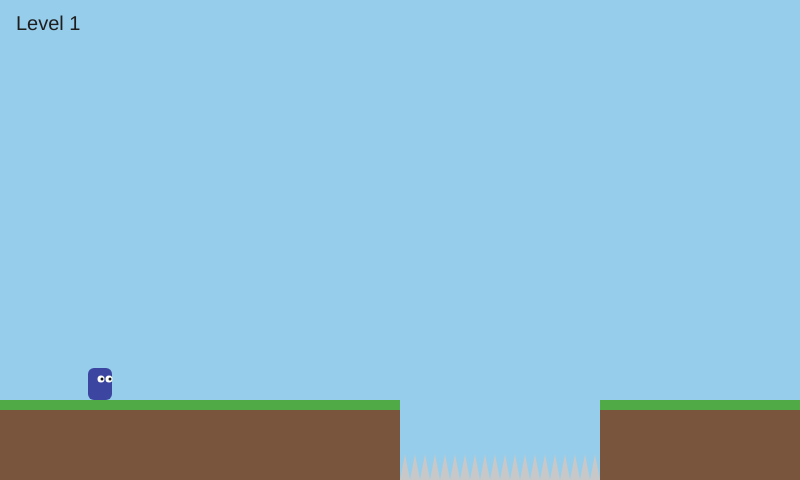
Frame 1 (no input)
Frame 60 (no input): identical to frame 1, image omitted
Frame 120 (the mouse pressed at the canvas centre since frame 60): identical to frame 1, image omitted

The p5.js sketch that drew this single still picture (run headless with seeded random() and noise() and a simulated clock; from frame 60 on, the mouse is pressed at the canvas centre):

// p5.js sketch
// ── sketch.js
const tileSize = 40;

const world = {
	pull: 0.5,
	lavaRise: 1.5
};

const levels = [
	{
		name: "Level 1",
		map: [
			"..............................",
			"..............................",
			"..............................",
			"..............................",
			"..............................",
			"..............................",
			"..............................",
			"..............................",
			"..............................",
			"..P........................G..",
			"##########.....###############",
			"##########^^^^^###############"
		]
	},
	{
		name: "Level 2",
		map: [
			"..............................",
			"..............................",
			"..............................",
			"..............................",
			"..............................",
			"..............................",
			"..............######..........",
			"..............######..........",
			"..............######..........",
			"..P...........######.......G..",
			"##############################",
			"##############################"
		]
	},
	{
		name: "Level 3",
		lava: true,
		map: [
			"...............###..",
			"...............#G#..",
			"...............#####",
			"....................",
			"....................",
			"........#####.......",
			"....................",
			"....................",
			"....................",
			"#####...............",
			"....................",
			"....................",
			"....................",
			".......####.........",
			"....................",
			"....................",
			"....................",
			"...............#####",
			"....................",
			"....................",
			"....................",
			"........#####.......",
			"....................",
			"....................",
			"..P.................",
			"####################"
		]
	},
	{
		name: "Level 4",
		dark: true,
		map: caveMap(230)
	}
];

const caveSize = { width: 2880, height: 1280 };

let currentLevel = 0;
let level;
let player;
let deaths = 0;
let lavaY = 0;
let levelFrame = 0;
let jumpBuffer = 0;
let finishTimer = 0;
let cheatWarning = 0;
let spores = [];
let caveRocks = [];
let caveTime = 0;
let caveStartX = 0;
const camera = { x: 0, y: 0 };
const keysDown = new Set();

function setup() {
	createCanvas(800, 480);
	loadLevel(0);
}

function draw() {
	if (finishTimer > 0) {
		finishTimer--;
		if (finishTimer === 0) {
			loadLevel(currentLevel + 1);
		}
	} else {
		fairPlay();
		updatePlayer();
		updateLava();
		checkTiles();
	}

	if (level.dark) {
		updateCave();
	}

	updateCamera(false);
	drawWorld();
	drawHud();
}

function caveMap(length) {
	const rows = [];
	for (let row = 0; row < 12; row++) {
		let line = "";
		for (let column = 0; column < length; column++) {
			if (row === 0 || row >= 10 || column === 0 || column === length - 1) {
				line += "#";
			} else if (row === 9 && column === 2) {
				line += "P";
			} else if (row === 9 && column % 23 === 11) {
				line += "#";
			} else {
				line += ".";
			}
		}
		rows.push(line);
	}
	return rows;
}

function createPlayer(x, y) {
	return {
		x: x,
		y: y,
		width: 24,
		height: 32,
		velocityX: 0,
		velocityY: 0,
		onGround: false,
		coyote: 0,
		facing: 1,
		speed: 3,
		jumpHeight: 8
	};
}

function loadLevel(index) {
	if (index !== currentLevel) {
		deaths = 0;
	}
	currentLevel = index;

	const data = levels[index];
	level = {
		name: data.name,
		map: data.map,
		lava: data.lava === true,
		dark: data.dark === true,
		columns: data.map[0].length,
		rows: data.map.length
	};

	for (let row = 0; row < level.rows; row++) {
		const column = level.map[row].indexOf("P");
		if (column >= 0) {
			player = createPlayer(column * tileSize + (tileSize - 24) / 2, (row + 1) * tileSize - 32);
		}
	}

	lavaY = level.rows * tileSize + 40;
	levelFrame = 0;
	jumpBuffer = 0;
	finishTimer = 0;
	updateCamera(true);

	if (level.dark && spores.length === 0) {
		startCave();
	}
}

function fairPlay() {
	if (currentLevel === 0) {
		return;
	}
	if (player.speed !== 3 || player.jumpHeight !== 8 || world.pull !== 0.5) {
		player.speed = 3;
		player.jumpHeight = 8;
		world.pull = 0.5;
		cheatWarning = 180;
	}
}

function die() {
	deaths++;
	loadLevel(currentLevel);
}

function isHeld(...names) {
	return names.some(name => keysDown.has(name));
}

function keyPressed() {
	keysDown.add(key.toLowerCase());

	if (key === "ArrowUp" || key === " " || key === "w" || key === "W") {
		jumpBuffer = 6;
	}
	if (key === "r" || key === "R") {
		loadLevel(currentLevel);
	}
	return false;
}

function keyReleased() {
	keysDown.delete(key.toLowerCase());

	if (key === "ArrowUp" || key === " " || key === "w" || key === "W") {
		if (player.velocityY < 0) {
			player.velocityY *= 0.5;
		}
	}
	return false;
}
function updatePlayer() {
	levelFrame++;

	let direction = 0;
	if (isHeld("arrowleft", "a")) {
		direction--;
	}
	if (isHeld("arrowright", "d")) {
		direction++;
	}
	if (direction !== 0) {
		player.facing = direction;
	}
	player.velocityX = direction * player.speed;

	player.coyote = player.onGround ? 6 : player.coyote - 1;
	if (jumpBuffer > 0) {
		jumpBuffer--;
		if (player.coyote > 0) {
			player.velocityY = -player.jumpHeight;
			player.coyote = 0;
			jumpBuffer = 0;
		}
	}
	player.velocityY += world.pull;

	player.onGround = false;
	const steps = max(1, ceil(max(abs(player.velocityX), abs(player.velocityY)) / 4));
	for (let step = 0; step < steps; step++) {
		moveHorizontal(player.velocityX / steps);
		moveVertical(player.velocityY / steps);
	}
}

function moveHorizontal(distance) {
	if (distance === 0) {
		return;
	}
	player.x += distance;

	if (touchesTile(player.x, player.y, player.width, player.height, "#")) {
		if (distance > 0) {
			player.x = floor((player.x + player.width) / tileSize) * tileSize - player.width;
		} else {
			player.x = (floor(player.x / tileSize) + 1) * tileSize;
		}
		player.velocityX = 0;
	}
}

function moveVertical(distance) {
	if (distance === 0) {
		return;
	}
	player.y += distance;

	if (touchesTile(player.x, player.y, player.width, player.height, "#")) {
		if (distance > 0) {
			player.y = floor((player.y + player.height) / tileSize) * tileSize - player.height;
			player.onGround = true;
		} else {
			player.y = (floor(player.y / tileSize) + 1) * tileSize;
		}
		player.velocityY = 0;
	}
}

function tileAt(column, row) {
	if (column < 0 || column >= level.columns) {
		return "#";
	}
	if (row < 0 || row >= level.rows) {
		return ".";
	}
	return level.map[row][column];
}

function touchesTile(x, y, w, h, type) {
	const firstColumn = floor(x / tileSize);
	const lastColumn = floor((x + w - 0.01) / tileSize);
	const firstRow = floor(y / tileSize);
	const lastRow = floor((y + h - 0.01) / tileSize);

	for (let row = firstRow; row <= lastRow; row++) {
		for (let column = firstColumn; column <= lastColumn; column++) {
			if (tileAt(column, row) === type) {
				return true;
			}
		}
	}
	return false;
}

function updateLava() {
	if (level.lava && levelFrame > 120) {
		lavaY -= world.lavaRise;
	}
}

function checkTiles() {
	if (player.y > level.rows * tileSize + 100) {
		die();
	} else if (touchesTile(player.x + 4, player.y + 8, player.width - 8, player.height - 8, "^")) {
		die();
	} else if (level.lava && player.y + player.height > lavaY + 6) {
		die();
	} else if (touchesTile(player.x, player.y, player.width, player.height, "G")) {
		finishTimer = 60;
	}
}

function updateCamera(instant) {
	const worldWidth = level.columns * tileSize;
	const worldHeight = level.rows * tileSize;
	const targetX = constrain(player.x + player.width / 2 - width / 2, 0, max(0, worldWidth - width));
	const targetY = min(player.y + player.height / 2 - height / 2, worldHeight - height);

	if (instant) {
		camera.x = targetX;
		camera.y = targetY;
	} else {
		camera.x = lerp(camera.x, targetX, 0.15);
		camera.y = lerp(camera.y, targetY, 0.15);
	}
}

function drawWorld() {
	if (level.dark) {
		background(10, 8, 14);
	} else {
		background(150, 205, 235);
	}

	push();
	translate(-round(camera.x), -round(camera.y));

	const firstColumn = floor(camera.x / tileSize);
	const lastColumn = floor((camera.x + width) / tileSize);
	const firstRow = floor(camera.y / tileSize);
	const lastRow = floor((camera.y + height) / tileSize);

	noStroke();
	for (let row = max(0, firstRow); row <= min(level.rows - 1, lastRow); row++) {
		for (let column = max(0, firstColumn); column <= min(level.columns - 1, lastColumn); column++) {
			drawTile(tileAt(column, row), column * tileSize, row * tileSize, tileAt(column, row - 1));
		}
	}

	if (level.lava) {
		drawLava();
	}
	drawPlayer();
	pop();

	if (level.dark) {
		drawDarkness();
		drawSpores();
	}
}

function drawTile(type, x, y, typeAbove) {
	if (type === "#") {
		if (level.dark) {
			fill(34, 30, 40);
			rect(x, y, tileSize, tileSize);
			fill(48, 42, 56);
			rect(x + 2, y + 2, tileSize - 4, tileSize - 4);
		} else {
			fill(120, 85, 60);
			rect(x, y, tileSize, tileSize);
			if (typeAbove !== "#") {
				fill(80, 170, 70);
				rect(x, y, tileSize, 10);
			}
		}
	} else if (type === "^") {
		fill(200);
		for (let i = 0; i < 4; i++) {
			triangle(x + i * 10, y + tileSize, x + i * 10 + 5, y + 14, x + i * 10 + 10, y + tileSize);
		}
	} else if (type === "G") {
		fill(90);
		rect(x + 8, y - 30, 4, tileSize + 30);
		fill(240, 70, 70);
		triangle(x + 12, y - 30, x + 36, y - 20, x + 12, y - 10);
	}
}

function drawLava() {
	fill(235, 90, 30);
	beginShape();
	vertex(camera.x - 10, camera.y + height + 10);
	for (let x = camera.x - 1; x <= camera.x + width + 10; x += 20) {
		vertex(x, lavaY + sin(x * 0.05 + frameCount * 0.1) * 5);
	}
	vertex(camera.x + width + 10, camera.y + height + 10);
	endShape(CLOSE);
}
function drawPlayer() {
	fill(level.dark ? color(220, 220, 255) : color(60, 70, 160));
	rect(player.x, player.y, player.width, player.height, 6);

	fill(255);
	const eyeX = player.x + player.width / 2 + player.facing * 5;
	circle(eyeX - 4, player.y + 11, 7);
	circle(eyeX + 4, player.y + 11, 7);
	fill(20);
	circle(eyeX - 4 + player.facing, player.y + 11, 3);
	circle(eyeX + 4 + player.facing, player.y + 11, 3);
}

function drawDarkness() {
	const lightX = player.x + player.width / 2 - round(camera.x);
	const lightY = player.y + player.height / 2 - round(camera.y);
	const gradient = drawingContext.createRadialGradient(lightX, lightY, 30, lightX, lightY, 160);
	gradient.addColorStop(0, "rgba(0, 0, 0, 0)");
	gradient.addColorStop(1, "rgba(0, 0, 0, 0.92)");
	drawingContext.fillStyle = gradient;
	drawingContext.fillRect(0, 0, width, height);
}

function drawHud() {
	noStroke();
	textSize(20);
	textAlign(LEFT, TOP);
	fill(level.dark ? 200 : 30);
	text(level.name, 16, 14);

	if (!level.dark && deaths > 0) {
		textAlign(RIGHT, TOP);
		text("Doodgegaan: " + deaths, width - 16, 14);
	}

	textAlign(CENTER, TOP);
	textSize(16);
	if (cheatWarning > 0) {
		cheatWarning--;
		fill(200, 30, 30);
		text("Valsspeler gedetecteerd! Waarden teruggezet.", width / 2, 44);
	} else if (currentLevel === 0 && deaths >= 5) {
		text("Dit lijkt onmogelijk... of toch niet?", width / 2, 44);
	} else if (currentLevel === 2 && player.y < 3 * tileSize) {
		text("Sommige deuren hebben geen sleutel.", width / 2, 44);
	} else if (level.dark) {
		text("De grot onthoudt alles... loop langzaam.", width / 2, 44);
	}

	if (finishTimer > 0) {
		textAlign(CENTER, CENTER);
		textSize(48);
		fill(30);
		text("Gehaald!", width / 2, height / 2);
	}
}

function startCave() {
	const next = randomStream(caveMemory[0]);
	caveRocks = createCaveRocks(next);
	const count = (caveMemory[1] ^ next()) >>> 0;

	spores = [];
	for (let i = 0; i < count; i++) {
		const position = (caveMemory[2 + i * 2] ^ next()) >>> 0;
		const motion = (caveMemory[3 + i * 2] ^ next()) >>> 0;
		spores.push({
			x: position & 0xffff,
			y: position >>> 16,
			velocityX: (motion & 0xff) - 128,
			velocityY: ((motion >>> 8) & 0xff) - 128,
			red: random(200, 255),
			green: random(150, 220),
			blue: random(60, 140)
		});
	}

	caveTime = 0;
	caveStartX = player.x;
}

function createCaveRocks(next) {
	const rocks = [];
	for (let i = 0; i < 12; i++) {
		const w = (20 + next() % 40) * 4;
		const h = (20 + next() % 40) * 4;
		rocks.push({
			x: next() % (caveSize.width - w),
			y: next() % (caveSize.height - h),
			w: w,
			h: h
		});
	}
	return rocks;
}

function sporeBlocked(x, y) {
	if (x < 0 || y < 0 || x >= caveSize.width || y >= caveSize.height) {
		return true;
	}
	for (const rock of caveRocks) {
		if (x >= rock.x && x < rock.x + rock.w && y >= rock.y && y < rock.y + rock.h) {
			return true;
		}
	}
	return false;
}

function stepSporeX(spore) {
	const x = spore.x + spore.velocityX;
	if (sporeBlocked(x, spore.y)) {
		spore.velocityX = -spore.velocityX;
	} else {
		spore.x = x;
	}
}

function stepSporeY(spore) {
	const y = spore.y + spore.velocityY;
	if (sporeBlocked(spore.x, y)) {
		spore.velocityY = -spore.velocityY;
	} else {
		spore.y = y;
	}
}

function tickCave(forward) {
	for (const spore of spores) {
		if (forward) {
			stepSporeX(spore);
			stepSporeY(spore);
		} else {
			spore.velocityX = -spore.velocityX;
			spore.velocityY = -spore.velocityY;
			stepSporeY(spore);
			stepSporeX(spore);
			spore.velocityX = -spore.velocityX;
			spore.velocityY = -spore.velocityY;
		}
	}
}

function updateCave() {
	const target = max(0, floor((player.x - caveStartX) / 3));
	for (let i = 0; i < 6 && caveTime !== target; i++) {
		if (caveTime < target) {
			tickCave(true);
			caveTime++;
		} else {
			tickCave(false);
			caveTime--;
		}
	}
}

function drawSpores() {
	const neighbours = new Array(spores.length).fill(0);
	for (let i = 0; i < spores.length; i++) {
		for (let j = i + 1; j < spores.length; j++) {
			const dx = spores[i].x - spores[j].x;
			const dy = spores[i].y - spores[j].y;
			if (dx * dx + dy * dy < 1600) {
				neighbours[i]++;
				neighbours[j]++;
			}
		}
	}

	noStroke();
	for (let i = 0; i < spores.length; i++) {
		const spore = spores[i];
		const glow = neighbours[i] >= 4;
		fill(spore.red, spore.green, spore.blue, glow ? 255 : 60);
		circle(40 + spore.x / 4, 40 + spore.y / 4, glow ? 6 : 3);
	}
}

function randomStream(seed) {
	let state = seed | 0;
	return function () {
		state = (state + 0x6d2b79f5) | 0;
		let t = Math.imul(state ^ (state >>> 15), 1 | state);
		t = (t + Math.imul(t ^ (t >>> 7), 61 | t)) ^ t;
		return (t ^ (t >>> 14)) >>> 0;
	};
}

const caveMemory = [
	0x2fc62d7a, 0xf0e1845c, 0xb0812ea7, 0x2ff40d8c, 0xa866e209, 0x67ace521, 0x6b1e5a0b, 0x81f1c11f,
	0x4118072a, 0xc1786a2b, 0x9fb3887f, 0x2da8823c, 0x5d07033b, 0xbb227e49, 0x0001b26e, 0xb0894aee,
	0x913abddd, 0x4d6ef071, 0x22a1b7b3, 0xb80802c4, 0xa789a02b, 0xb8e24166, 0x02c66902, 0xb6bbf212,
	0xc5215f4a, 0x0e4427df, 0x6d7b382c, 0xc3d4010c, 0x4706bc51, 0xf8b1a797, 0x39cdf19e, 0x6c11bb63,
	0x428b5490, 0x429b1029, 0xd198db91, 0xd7f04bb9, 0x0e27e95b, 0xfb88a684, 0x4179f5ce, 0x7e539a8b,
	0x1bb003d4, 0x66ca7599, 0xec4760f2, 0x9b49e79c, 0x9d106f86, 0xcf6277fc, 0x3602f48f, 0x14c67660,
	0x52cd9138, 0x515592fe, 0x234eb8fd, 0xe54acdf3, 0xdbcc681a, 0x0ec33eed, 0x7532e893, 0xe5ac8f5c,
	0xae7dd9c3, 0x81e5dd20, 0xc4383efc, 0x45c07f3d, 0xccbdb947, 0x198d7f80, 0xa7f9995b, 0x004d5e61,
	0xb774b806, 0x694b5c17, 0x39f5a9cf, 0x88499db7, 0x8f6a565d, 0x5e018ca0, 0x20cf6344, 0x3d13d801,
	0x65c7650c, 0x4356b3b7, 0x9306d161, 0xea008be0, 0x40db95ea, 0xb02a2c57, 0x8751977b, 0x5b5441f6,
	0x8d713e46, 0x42248e96, 0x404c0475, 0x5a916ebd, 0x922e0a65, 0xe8ad2a65, 0x9760d46b, 0x091cd4c9,
	0xeca53f8a, 0xf492072b, 0x779d9364, 0x37873262, 0x2601eda8, 0x450fb4dd, 0x7908d209, 0xcedba86e,
	0x2f2b80bb, 0xec0108a4, 0x3a911e47, 0x731bf5e3, 0x8a015dee, 0x10aead36, 0x9682a04c, 0x27591aa7,
	0x62a93247, 0x01827c2f, 0xa5e292d9, 0xdfe2dc65, 0xc1aa2d91, 0xb870fdb0, 0xa344bee3, 0xc9fb6db7,
	0x56325c32, 0x091569e6, 0xd965addb, 0xa4f7e142, 0xa1a201eb, 0x88987a42, 0x855411f9, 0xe166344f,
	0xc411eb09, 0xd692adc1, 0xfd088128, 0xddcb9b92, 0x3b503495, 0x7faf0bf6, 0x072e97d3, 0xad30a821,
	0x49507b13, 0x5b8297da, 0x2b5804eb, 0xeb8f0625, 0x9a4a66a5, 0xd741095b, 0x88c02918, 0x445e32ed,
	0xf61f1eb9, 0x498cb181, 0x1ea8120d, 0x3662ce0f, 0xf2e7855a, 0x6ecf2a84, 0xa2e2f5bf, 0x6f802acb,
	0xf0749135, 0x86746105, 0xabdad964, 0x3beaf8d7, 0xd5a82e27, 0x91554697, 0x8362b973, 0xa63727f6,
	0x9807c214, 0x1ff4e51a, 0x06240e15, 0x31c0fe09, 0xd616c02f, 0xb760908f, 0x8ac7a385, 0x1d21394a,
	0x755ae017, 0x4eff040e, 0x7f2f00e4, 0x4f3285d8, 0xc36d245e, 0x9fe57b0b, 0x9aa4f4c4, 0xb5eab3ae,
	0x08473dfe, 0xded1db2d, 0x228d80b3, 0x9c1eca0b, 0xc0ed9dec, 0x0cca860b, 0x60416eaf, 0xdd365deb,
	0x745347cf, 0x385313ef, 0x26b5ab2c, 0xe1403936, 0x65f845b9, 0xf6a3ea2a, 0xa3fc2d26, 0xacc38d36,
	0x7bb29e38, 0x8ffd37b3, 0xbae667f8, 0x59d1dd4d, 0x9437c0e8, 0xa5c9ea50, 0x7eeeafc9, 0x2ed39d19,
	0x7d781a42, 0x106d2b69, 0xb5f94a49, 0xd720565c, 0x61d6ed43, 0x325df171, 0xdfe2157d, 0xf89548ea,
	0x8d73cb15, 0xab6e5fbc, 0xbff5fa9a, 0xa2ecb8e3, 0xd7f391a5, 0x26671648, 0x7b52a3b7, 0x2f2e2a68,
	0x853e66c2, 0x18cf4566, 0xc3e2d8b9, 0x62512f0f, 0xc14fe671, 0x164cb69e, 0x674f1eb5, 0x3ca69c06,
	0x17278e93, 0xbb0adcfc, 0x0a9121be, 0x36946ca9, 0x957cd5a3, 0xc788361d, 0xd8a6ee74, 0x6db81f3b,
	0x0c5a6ab4, 0xb9091440, 0x50ca2d36, 0x0b2a936d, 0x100b93c4, 0x69ca7c4b, 0xda0f73d1, 0xe1631234,
	0xde233377, 0x3ac738bd, 0xe31d0829, 0x85153565, 0xee0ac60c, 0x61aa2140, 0x229e5554, 0xfa803a42,
	0xb0203089, 0xa59b613a, 0x162df96a, 0x53b92a0a, 0xe304721d, 0xe2e34c44, 0x270e5484, 0xda4c94cc,
	0x2430f9ef, 0xf202e545, 0x1b90fad6, 0x9d92183c, 0x6bd0cea6, 0x43bf9e0f, 0x93666afb, 0xa4cec4cc,
	0x568b0a1c, 0x990d0f82, 0xb8fd07b4, 0x2f29419d, 0xac8aac70, 0xf16b940b, 0x0445810b, 0x74528187,
	0x70605c64, 0x4324c3fa, 0x60d0d187, 0x424a445e, 0x6d2b8e2b, 0x78a3ac44, 0xc11bba52, 0x86ae3cd4,
	0x5c361c45, 0x6139ed7b, 0x104ac4e6, 0xca238ba7, 0xaf2b3fdc, 0x682c58a2, 0x80557e17, 0x0c1793e9,
	0x7e790909, 0x01413ad8, 0x253dfa66, 0xda8a8a03, 0x2933f360, 0xc429feab, 0x6ee03575, 0x6ff78588,
	0xc1079212, 0xa61438f4, 0xac61e040, 0x1391acc2, 0x4cb74207, 0x79e6f34e, 0x0e5b3761, 0x7da6523e,
	0xd0d7d8d4, 0x74989a0d, 0x9923076b, 0x1b5112f1, 0xe6f0ce26, 0xadc647c6, 0x2fd910a3, 0x4e37bb67,
	0x56189a6d, 0x1b69697e, 0xafd4d9b0, 0x4e21543a, 0x7aaa4fb3, 0x308b256d, 0x8dcc454d, 0xc2a41062,
	0x2656a487, 0xa3f45a91, 0xde9ef4fe, 0x3f194bde, 0xf99ebf96, 0xb0cb9864, 0x1e557a2a, 0xb9daff5c,
	0xc86ebf96, 0x234c0388, 0xafd53747, 0xa4db3c9f, 0xf82b0c0b, 0x851f193f, 0xf9e203d7, 0x66c9bd0b,
	0x4f5d52bf, 0xce595497, 0xb7087a57, 0xb8cae6b0, 0x3a52ca7b, 0xada32611, 0xe76d8282, 0xb7625d1f,
	0xeddaa422, 0x8b34dbb6, 0x29a5eb0a, 0xce80fbdd, 0x82d201e3, 0x98210042, 0x6300b54d, 0x9177a615,
	0xc976ddf7, 0x3ac9494f, 0x7eefa19c, 0xfc97cd24, 0x1a98ba13, 0xb955cb4c, 0xcf7b2a42, 0xad9b301a,
	0x667b8b07, 0x9fb34c93, 0xf97e5293, 0xdb78f424, 0x2ce3b3ed, 0x0d713601, 0x94364153, 0xf2c2f427,
	0xdabe4553, 0xb0287493, 0xecaf142b, 0xbb85713a, 0xdb590af8, 0x0db727dc, 0xad45263e, 0xb0161536,
	0x53113884, 0xc0be4ba0, 0x8963ae86, 0xdd7d93cc, 0xa43f5540, 0xd632f7c3, 0x83286b69, 0xa395e84b,
	0xa68f644a, 0x1d315d19, 0xe4fb44fd, 0xb390ffd7, 0x01ed1f8e, 0xb2612f88, 0x584f3558, 0x1c66a419,
	0x1c5423a8, 0x0221b89b, 0x61bf5f66, 0x6a3d7cc8, 0xe106b0d4, 0x13b0f7ad, 0x16eb3588, 0x12036050,
	0xefa2aafc, 0xe94994d4, 0xd3e0d94f, 0x463ade4c, 0x54d17617, 0x27811e58, 0xe9157869, 0xf348b6b8,
	0x0810c3ba, 0xd92922e1, 0x3a226234, 0x0a2993b2, 0xe59b3dbc, 0x7ff4a75e, 0xe660e0e5, 0xc3a3c24f,
	0x13ca9eed, 0x8fbec001, 0xa4acbed6, 0xa11417e6, 0xaec6df40, 0x8089a992, 0x47d6feb8, 0xf1027577,
	0x4798c4ed, 0xe731fa53, 0x0d35168d, 0xbc2d7612, 0xab171797, 0x24152881, 0x71b27e8a, 0x5d81b21c,
	0x3eacaf6f, 0x6e013eab, 0x7d972670, 0x62bb5f3f, 0x6a65938e, 0x05d0ad9c, 0xb9253549, 0x7b461cfb,
	0x92646b6e, 0x1dcab881, 0xd6ad16ea, 0xc5377bb0, 0xfab53548, 0xb53748ca, 0xe03d6166, 0xf27ca759,
	0x75bef1a8, 0x77915ded, 0x5b10d1f7, 0x42541165, 0x13b81e39, 0xa46db1e2, 0x607477f5, 0x9d983c43,
	0xc00a708c, 0x42e21877, 0x0d080bc2, 0xb9b7f797, 0x6baa548f, 0x7964971c, 0xeef99b96, 0x3eb17c78,
	0xdb06d157, 0xac4190c2, 0x6b9c2972, 0xb20a8b4d, 0x882b187b, 0x973a3f6b, 0xf65163d6, 0xe5f3c1f1,
	0xa48fe668, 0xf092f4cf, 0xd37f4484, 0xd4af6b61, 0xa1095ec0, 0xf6e66722, 0xc13fa584, 0xeb0fe31c,
	0x9415d4cb, 0x793521c3, 0x7d09c180, 0xb0e76dae, 0x86b1afcd, 0x6fccbe75, 0xc3452991, 0xc1f40afc,
	0xff470f4d, 0x2d2a4dbe, 0x2e0cfeb6, 0x0600ec62, 0x3209c238, 0x0b7e1557, 0x03d460e2, 0x5b8e9f13,
	0xf773ce53, 0x4ed1e61b, 0xe1261932, 0x62d5a708, 0x6bf521d7, 0x4224d307, 0xa494b121, 0x14aefde7,
	0x357f3634, 0xa4690778, 0xf7e71e29, 0x3638bc99, 0x747947cd, 0x6bf95df2, 0xb8dcff55, 0x75d995c0,
	0x2173644f, 0x28df7966, 0x8332569e, 0xcd7d47d9, 0xb747ec86, 0xce0b02bc, 0x48f2fa4e, 0xccff18e3,
	0x4f30d28f, 0x2746f2d3, 0x775c2ac3, 0xfb109254, 0xa17f3ca1, 0xc47f1637, 0xb36a0e10, 0x93383880,
	0xf48e7aa8, 0x4ca42dd6, 0xe4b2b2b7, 0xa3a063ee, 0x57ddddbf, 0xdadbf48c, 0xdc730c94, 0x86662f7b,
	0xf80c3cdf, 0xc09f9dc9, 0xd972537b, 0x9973e089, 0x7b6e6622, 0xc63d87ca, 0x930ef808, 0xcf38694a,
	0xf4ebd5e3, 0xc5fd9e5a, 0xd2d021e2, 0xf97a26a7, 0xe52f6dc4, 0xa6b39dc2, 0xda32b332, 0xdbb388c3,
	0xa6f7c67d, 0xb5c71637, 0xf42f1513, 0x2dac8144, 0xeec2c62e, 0x139a390c, 0x42ad89d8, 0xf66832f7,
	0x0a91b14d, 0x36a22eca, 0x20eef253, 0xb334c242, 0xabd41776, 0xf42f2f97, 0x1948d547, 0xe04e9b29,
	0x3796e569, 0x7d57eee0, 0xadf3d8e4, 0xd8e1690e, 0x6dcee1b1, 0x2304d21b, 0xb3847c89, 0x7883febb,
	0xa72b3af8, 0xfcac7ba3, 0xe33c3a7b, 0x5c295cae, 0xfe80ddbc, 0xae98355b, 0x3a53e46c, 0x49d90057,
	0x9ebed89f, 0xa6383cea, 0xa09c14ea, 0x2f0e9776, 0x5964b40d, 0x8268220d, 0x89de68d0, 0x5a194556,
	0xcb5ac76b, 0x3919327b, 0xfacddd78, 0x839067a0, 0x8292ccd0, 0x59443a05, 0x42d90074, 0x90a255c1,
	0x6369fb7e, 0x246537b9, 0xb0f2e4f2, 0xae40d6d8, 0x45443865, 0x9aca3245, 0xa94164be, 0x17dc62db,
	0x5599376c, 0x55624a76, 0x4f7f4713, 0xb94b0bf9, 0xc96bc258, 0xcfa53d58, 0xbbd11f49, 0x528549cc,
	0x2da4019a, 0xf9c03412, 0x9ffbc6ef, 0x0e7df151, 0xd05b4aa4, 0x286f225c, 0x42d15ad7, 0xd03effa6,
	0xddacab4e, 0x400877a8, 0x7f163f68, 0xdd086de1, 0x3dced023, 0xf3eddacd, 0xfcb8ff5c, 0x8c656fef,
	0xa4fc5e0f, 0x29407fe0, 0x4d0938d3, 0xea7045e6, 0x87da7752, 0xa938ce97, 0x9251df24, 0x71bbd427,
	0xa266e272, 0x7ceccd8e, 0x40f39430, 0x8f441f24, 0x5f2e202d, 0xabe78e36, 0x2fa63e3a, 0x5dbb8406,
	0xeb0dbe92, 0x676ca38b, 0xf583c6e1, 0x6838deb5, 0x33bc5b2d, 0x0e697cd7, 0xd732b210, 0xe183fcf7,
	0x80246739, 0x36fcac6b, 0xa91ec4e7, 0xd6993f35, 0xd6ffbbef, 0x5c1659b5, 0x3159088f, 0x831f95f4,
	0x2d426eeb, 0x494a8a1f, 0x3a80434f, 0x2b2e126c, 0xd93f478e, 0xffc123a9, 0x5db10746, 0x3d5d354f,
	0xfbc9d587, 0x32639f97, 0x5008e480, 0xe706166e, 0x02547402, 0x8ae02b73, 0xdfb84bb0, 0xddafaeaf,
	0xfbe8e49c, 0x356c970b, 0xbbd5925c, 0xc89b4146, 0x8fa69f1d, 0x1e79c89b, 0x352a76ef, 0xb03cf16b,
	0x12d26705, 0x1b586624, 0xb6a3a7d2, 0x719b0107, 0x70292ec8, 0xeba3df2e, 0x54147f33, 0x99b27686,
	0x18aa43ae, 0x66f247d9, 0xd3173953, 0xc311616d, 0x19a2d581, 0x6c05d709, 0xf613688d, 0x487b3d41,
	0x37e3a803, 0x5d76fbe0, 0x55887222, 0x17b01be3, 0x59de2105, 0xc583c119, 0x3a0253a6, 0x6a6d0b54,
	0x07d09a08, 0x4cbe8868, 0xe0908d5d, 0x8d4b1988, 0xe0a10742, 0x3fbacc14, 0x6048e7c6, 0x778f74ad,
	0x45b87496, 0x5aa2d088, 0x759c178e, 0xc3d4e3d9, 0xd9b59910, 0x176aa3dd, 0x6d678366, 0xc87e54ce,
	0xbfa9f391, 0x132d96c5, 0xaf8ee71a, 0x7effe493, 0x1bd95f9e, 0x347f3527, 0x4cd49551, 0x9f80835d,
	0x4013cb74, 0x5cc84d4a, 0x998d7b7c, 0x1625d7a8, 0xca30aca9, 0xb43a03c8, 0x8079991d, 0xdd1c3d10,
	0x47c73b8c, 0x88b96762, 0xe8b66e0c, 0xc382bea2, 0x8cadee04, 0xce15ff45, 0x50d29fc6, 0xb683882d,
	0x86553abc, 0xad07e93a, 0xea29c900, 0x29f5214a, 0x2179ecfe, 0x5cb67c9d, 0xf673763a, 0xd3aed5c4,
	0xd061e922, 0x34018d6b, 0x3e67ea15, 0xbf45fd30, 0x1685ba66, 0x9d5d6dc0, 0x23a20c69, 0xf1ffce2b,
	0xe5788701, 0x67b63546, 0x4baac2a5, 0xa2fa56f5, 0x206038fd, 0x653e4721, 0x610c3afe, 0xf8097319,
	0xd7aaef35, 0x7aa1cb1c, 0x5dd20ebf, 0xca76225d, 0x2dbfdb39, 0x82934768, 0x369ad74b, 0x4eba2e30,
	0x9efb5d5d, 0x3f4d3cc0, 0xda1969bd, 0x3dc096a9, 0xebe032e5, 0x96b94369, 0xac8edbef, 0x731e3294,
	0xa5a89f1f, 0x3c1d1a6b, 0x0f81024e, 0x53c40c53, 0x6bb01bfd, 0xb7989d5b, 0x74141c90, 0x022ec786,
	0x84753a42, 0xc8770a54, 0xf8bce328, 0x77114d2f, 0x7e71c154, 0xb5719e12, 0x303937c0, 0xf5eca4d9,
	0x930d52a1, 0x6e6a0d70, 0xd4f20106, 0x74436556, 0x539ae150, 0x2f0d2b57, 0x99bb2a94, 0xdf064fc1,
	0x682ae0a1, 0x1d43af3f, 0x44bf0f82, 0xf62dac23, 0xd56a2440, 0x1e159c86, 0x32063022, 0xb4411899,
	0xf71a900d, 0x71303149, 0xd180c9f7, 0x8e3033b6, 0x2bfbdf8d, 0x7cd81c81, 0x196f033c, 0xb433297d,
	0x286476ec, 0x71f3a441, 0xdbba2794, 0x89b03580, 0x596be8e5, 0x506ccdd2, 0xdf3dac79, 0x7166c031,
	0x7e51acf3, 0x1acb17ff, 0xbe890ca6, 0x2f8c31cb, 0x0b5f8a44, 0xab19e847, 0x0052ba76, 0xd30baf4b,
	0x5ec6106c, 0x3797c365, 0x53858107, 0x9d59e3f2, 0xe7d7ca23, 0x9621fd49, 0x53928d33, 0xab398e76,
	0x782fceb9, 0x3ed92264, 0x5500c12e, 0x360f6ebb, 0x6d01ed5c, 0xbad93de1, 0x3104ed96, 0x0c8066fc,
	0x3b57374d, 0x7e6831bb, 0x02fab450, 0x3d4380cc, 0x62fc726d, 0x884298a3, 0x5a124285, 0x4b8fd097,
	0x9ab564e8, 0x030650e6, 0x5dd96107, 0x7ac9b303, 0xeefbe870, 0x7fde7fee, 0xe08fef75, 0x3164c830,
	0x18c65abb, 0xc1924727, 0xf7d1bd18, 0x6e55e324, 0x73fa3e84, 0xd35992f5, 0x4fcd84ee, 0xbbca582d,
	0x369cf8f6, 0xc292513d, 0xcf35fcad, 0x77ce8fd9, 0xa079a9de, 0x18749198, 0xfc05675c, 0xb30fcc46,
	0x347641cf, 0x84a69d3e, 0x90f1ee48, 0x56153288, 0x6589276d, 0xb62bd5bc, 0x1f0de7aa, 0x1f317d0e,
	0x1c60df92, 0x9f1827d3, 0xe4d30ebb, 0xe3a70499, 0x19a5abbd, 0xcd5bfea1, 0x49d151b3, 0xda1e566c,
	0xb9a057ef, 0x4c868e1c, 0xd18d1f09, 0x66ed9631, 0xe7b1c3f4, 0xb2cfd81a, 0x67253872, 0x34c055c5,
	0x0bfd7c1b, 0xcfbb0157, 0x9fb332b3, 0x67eb58e6, 0x470f7775, 0x535b868e, 0xf1ea2b21, 0x73f42b73,
	0x461fac87, 0x5221f225, 0x04270033, 0xf0fff07b, 0xf0aa3842, 0xab4fadcb, 0xcdcafefc, 0xabeb80d5,
	0xf3cd9841, 0x6b121166, 0xf0afd9ce, 0x43791413, 0x4f34a932, 0x58d52703, 0x2d5f8813, 0x870318a1,
	0x90ad8a8c, 0x31948e90, 0x642866f1, 0x2444f310, 0x922ec290, 0x4c4ea17d, 0xb3b54609, 0xffc3b856,
	0xf534b191, 0xff724509, 0xf063a8f7, 0x14135d6d, 0x6070bee7, 0x7b8f32a9, 0x62c1bb65, 0x203daaca,
	0x41226033, 0x166ac878, 0x6b75e016, 0x84280b8d, 0x0328eb6f, 0x3ed4db88, 0xa9b778d9, 0xb48b61a6,
	0x6830a0ba, 0x3f1376b3, 0x23d214ed, 0xddf6a8f5, 0x8bae926c, 0x58d4dc8e, 0xc9c2bae0, 0xf209c49e,
	0x2b41c6f1, 0x5d1278e2, 0x7eb30570, 0xfec8902b, 0xb248b772, 0x9a051482, 0x652821ef, 0x2c05e53d,
	0x34af14dd, 0x9bdd5899, 0xc9637cd0, 0xda444131, 0xec2f4325, 0xaad08b73, 0xeb68ceb4, 0xa03ae96e,
	0xf2e4c57e, 0x7b334962, 0x3e2effa5, 0x691e3d4b, 0x3018b043, 0xa17c77df, 0xdb2212ce, 0xc36145fd,
	0xf0cb1b60, 0x3b940aab, 0x64229dac, 0x6547c839, 0x990ecc4a, 0x167a37a8, 0x338e2919, 0xa4e982f5,
	0xa67bfb82, 0x98631edc, 0xba200f9d, 0x835453bc, 0x2c5d081a, 0x9691977d, 0xd383b51e, 0x2d2d6441,
	0x3b8e6e10, 0xb0203738, 0x5d3e41c9, 0xba40d4e3, 0x0c201a58, 0xec54011c, 0xee563c9e, 0x320805f9,
	0x419d00ab, 0x40cd0c4a, 0x8eac7ebd, 0xe2d2028c, 0x614b1b34, 0xe9208b70, 0x0099d599, 0xebe8f663,
	0x026de093, 0x2e477bb6, 0xd2647fee, 0xba487f2e, 0x3a44437a, 0xbf81c82b, 0x7f1dec58, 0xdf07af9e,
	0x8fa42476, 0xe6ccbdd4, 0x5131ff87, 0x0307d22e, 0x184fc353, 0xf3ab7c2e, 0x4b1fd085, 0xd3081429,
	0xb0bdfae8, 0x9ea6e8a6, 0x6a18a3b0, 0x1b22ad62, 0x64c29620, 0xc10d6441, 0x2279fab0, 0xc930c051,
	0x742115bc, 0x2f646b7d, 0x33d67c0a, 0x79ef7b67, 0xf5d5082e, 0xc19aa525, 0xd2ff37cd, 0x0b9a474a,
	0xf9342025, 0x954fae88, 0x5359209a, 0xb9f88b66, 0xe5beb2af, 0x8b01f531, 0x6174687b, 0x7698ea28,
	0x8572f85d, 0x9441d34f, 0x9fd2fb33, 0xb6a67654, 0x3e34412f, 0x0797b824, 0xfd41f9b7, 0x2ef4c2ad,
	0x71d8c4f5, 0x2b32623e, 0xef7f882e, 0x8fa3722f, 0x20b89971, 0xc8fce42c, 0xbb69ad8a, 0x96a48003,
	0xb4759801, 0x8b39e767, 0x4a3298b0, 0x905b3795, 0xe31724a5, 0x1a0ded51, 0x5d2692c3, 0xd6e5e68a,
	0xf0b3e565, 0x7bdff953, 0x00589d6b, 0xad71aa40, 0x3c370b0d, 0x3a27f6e2
];
